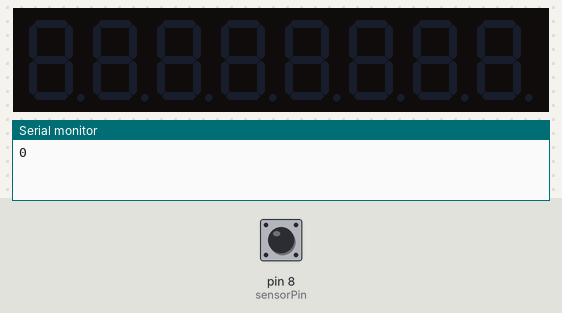
A sketch run on a simulated Arduino Uno, built with avr-gcc and run on an emulated ATmega328P. Parts: 8-digit seven-segment display, the last lines printed to the serial monitor. Inputs (shaded band) come from the test bench; at power-on: pin 8 (sensorPin) LOW.

Above: at 1.2 s.
1.3 s: pin 8 (sensorPin) pulsed HIGH 5 times (0.12 s each, 0.3 s apart)
At 2.6 s:
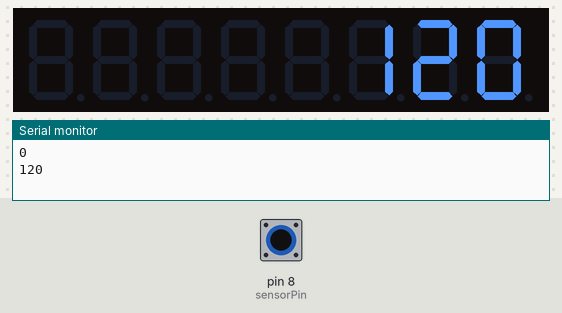
Timing chart, 0 to 4.3 s (numbered marks = the images above; inputs shaded):
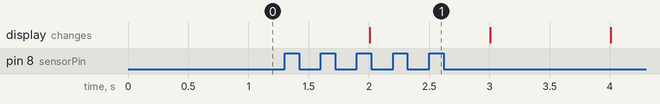

The sketch:

Tach-o-Meter.ino
```cpp
#include <LedControl.h>
#include <TimerOne.h>

#define DIN           5
#define CLK           6
#define LOAD          7


const int sensorPin = 8;
const unsigned long sampleTime = 1000;


LedControl displayCtrl = LedControl(DIN, CLK, LOAD, 1);

void setup() {

  Serial.begin(9600);

  Timer1.initialize(1500); // set a timer of length 1500

  pinMode(sensorPin,INPUT);

  displayCtrl.shutdown(0,false);
  displayCtrl.setIntensity(0,8);
  displayCtrl.clearDisplay(0);

}

void loop() {

  int rpm = getRPM();
  Serial.println(rpm);
  writeInDisplay(rpm);
}


int getRPM() {

  int i = 0;
  boolean flag = LOW;
  unsigned long currentTime = 0;
  unsigned long startTime = millis();

  while (currentTime <= sampleTime) {
    if (digitalRead(sensorPin) == HIGH) {
      flag = HIGH;
    }
    if (digitalRead(sensorPin)==LOW && flag == HIGH) {
      i++;
      flag = LOW;
    }
    currentTime = millis() - startTime;
  }

  int rpm = int(60000.0/float(sampleTime))*i;

  return rpm;
}

int getArraySize(int number){

  int i = 0;

  while (number != 0)
  {
      number /= 10;
      i++;
  }

  return i;

}

int* setArray(int number) {

  int *arr;
  int i = getArraySize(number);

  if(i!=0){
    arr = (int*) malloc(i * sizeof(int));
    i = 0;

   while (number != 0){
      arr[i] = number%10;
      number /= 10;
      i++;
   }
  }

  return arr;
}

void writeInDisplay(int n) {

  displayCtrl.clearDisplay(0);

  int sizeArr = getArraySize(n)-1;
  int* valueArr = setArray(n);

  for(int i = sizeArr; i >= 0; i--){
    displayCtrl.setDigit(0,i,valueArr[i],false);
//    Serial.println(valueArr[i]);/
  }
}
```

Measured:
- after the input at 1.3 s, the display: changes after 0.71 s (image 1)
